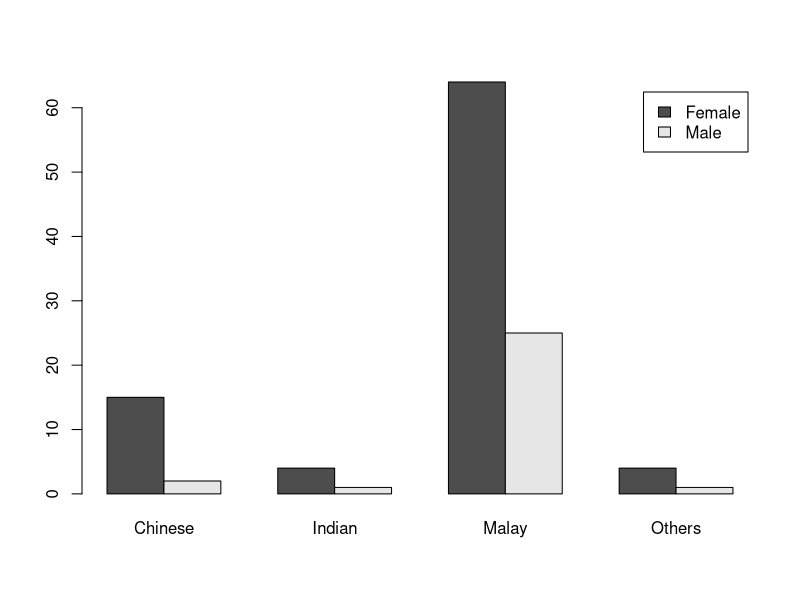
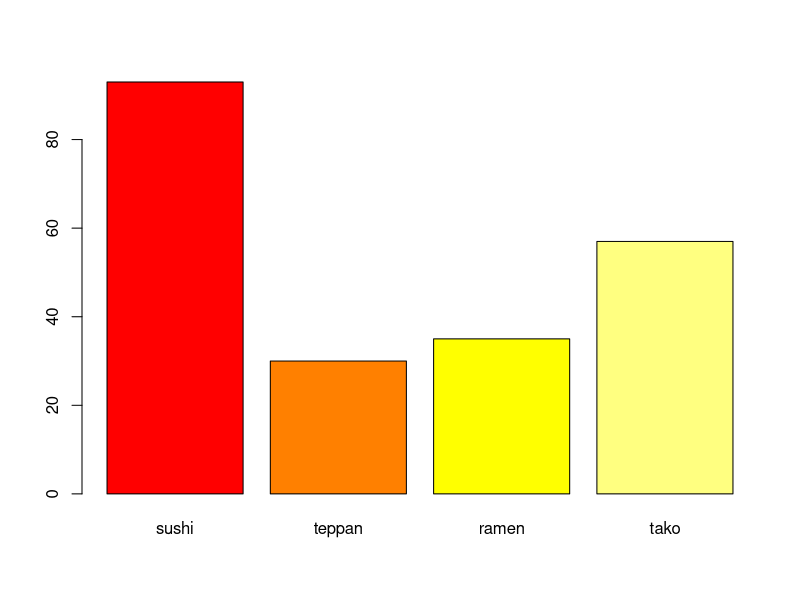
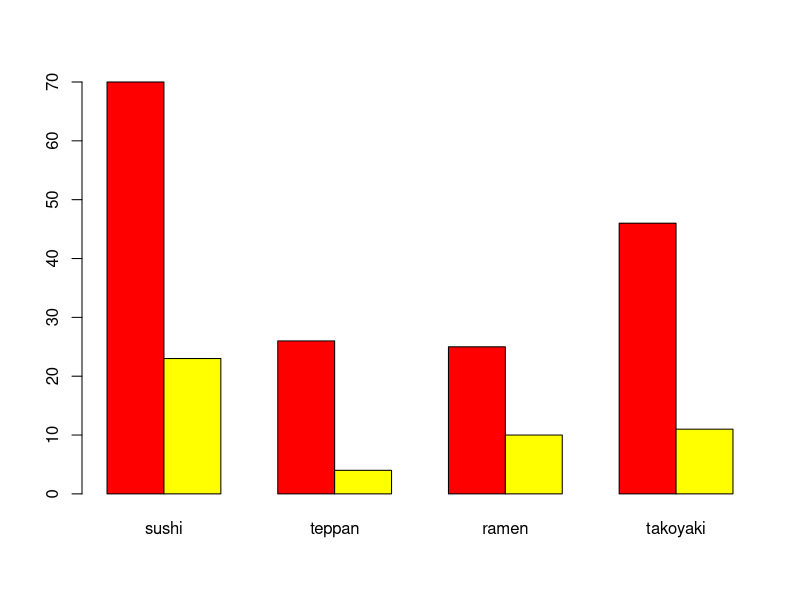
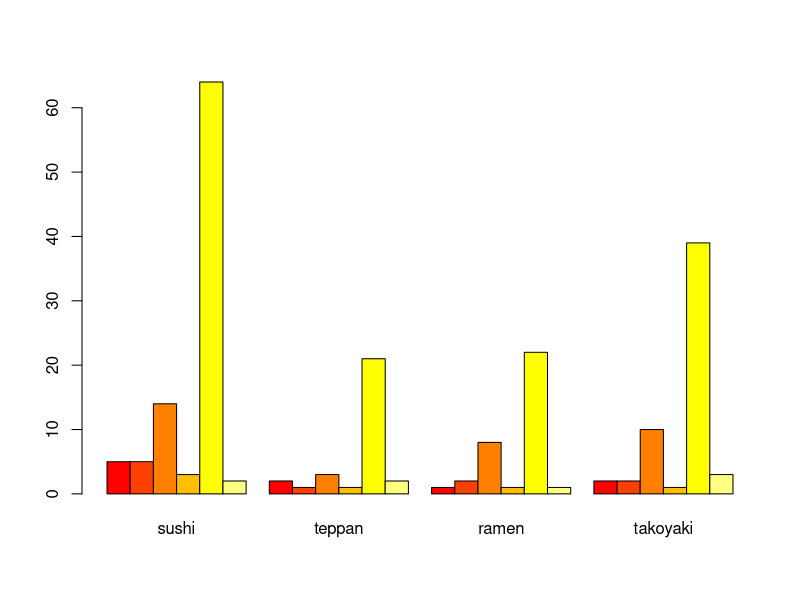
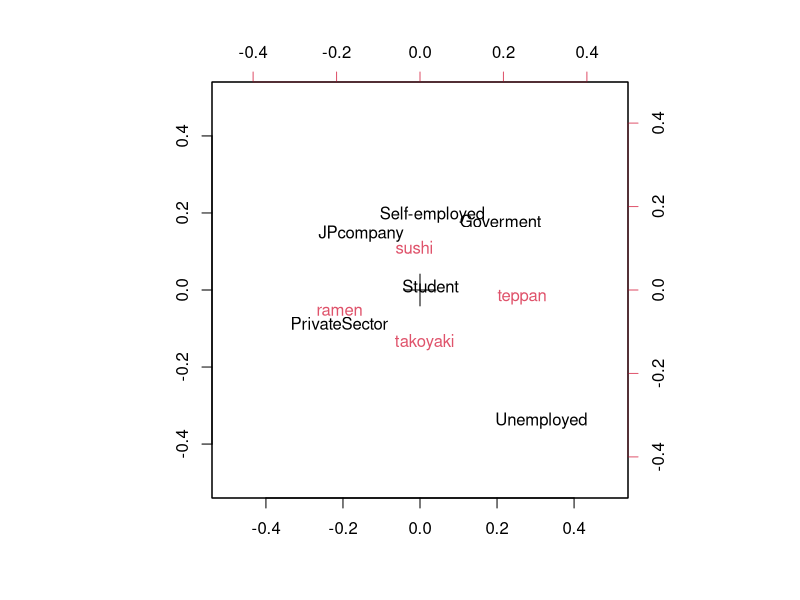

Write the R code that produced these figures, in order. (Note: this script raises an error after producing the figures.)
#
# Read data from CSV file
amano <- read.csv("amanodata.csv",header=T)

# Example for cross tab

gen_race <- table(amano$Gender, amano$Race)
gen_race

barplot(gen_race,beside=TRUE,legend=c("Female","Male"))

# Example of cross tab for multiple selection.
# In the sample data, Q4 is a multiple selection asking like
# "Where did you take JF?" and selections are "sushi","teppanyaki","ramen","takoyaki"

# count answers for "NO"
q4_no <- 1:4
q4_no[1] <- table(amano$sushi)[1]
q4_no[2] <- table(amano$teppanyaki)[1]
q4_no[3] <- table(amano$ramen)[1]
q4_no[4] <- table(amano$takoyaki)[1]
q4_no

# count answers for "YES"
q4_yes <- 1:4
q4_yes[1] <- table(amano$sushi)[2]
q4_yes[2] <- table(amano$teppanyaki)[2]
q4_yes[3] <- table(amano$ramen)[2]
q4_yes[4] <- table(amano$takoyaki)[2]
q4_yes

q4 <- matrix(1,nrow=4,ncol=2)
q4[,1] <- q4_no
q4[,2] <- q4_yes

colnames(q4) <- c("No","Yes")
rownames(q4) <- c("sushi","teppan","ramen","tako")
q4

# q4[,2] is the number for "Yes"
barplot(q4[,2],col=heat.colors(nrow(q4)))

#
# Chi square test 
chisq.test(q4[,2])

#
#  Cross table for Gender and Q4

q4_gen <- matrix(1:8,nrow=2,ncol=4)
q4_gen[,1] <- table(amano$Gender, amano$sushi)[,2]
q4_gen[,2] <- table(amano$Gender, amano$teppanyaki)[,2]
q4_gen[,3] <- table(amano$Gender, amano$ramen)[,2]
q4_gen[,4] <- table(amano$Gender, amano$takoyaki)[,2]


rownames(q4_gen) <- c("Female","Male")
colnames(q4_gen) <- c("sushi","teppan","ramen","takoyaki")
q4_gen

barplot(q4_gen, col=heat.colors(nrow(q4_gen)),beside=TRUE)
chisq.test(q4_gen)

#
#  Cross table for Occupatio<->Q4

q4_occ <- matrix(1:24,nrow=6,ncol=4)
q4_occ[,1] <- table(amano$n_occupation, amano$sushi)[,2]
q4_occ[,2] <- table(amano$n_occupation, amano$teppanyaki)[,2]
q4_occ[,3] <- table(amano$n_occupation, amano$ramen)[,2]
q4_occ[,4] <- table(amano$n_occupation, amano$takoyaki)[,2]

rownames(q4_occ) <- 
  c("Goverment","JPcompany","PrivateSector","Self-employed","Student","Unemployed")
colnames(q4_occ) <- c("sushi","teppan","ramen","takoyaki")

q4_occ
barplot(q4_occ, col=heat.colors(nrow(q4_occ)),  beside=TRUE)

chisq.test(q4_occ)

#
# q6 : I prefer consuming JP food to another food (answering in 1 to 5)

t.test(amano$q6)
amano$q6
# LM 

attach(amano)

res_lm <- lm(q6 ~ n_gender)
summary(res_lm)

res_lm <- lm(q6 ~ n_occupation)
summary(res_lm)

res_lm <- lm(q6 ~ n_occupation + sushi + teppanyaki + ramen + takoyaki)
summary(res_lm)

res_lm <- lm(q6 ~ n_q5 + n_occupation + sushi + teppanyaki + ramen + takoyaki)
summary(res_lm)

#
# q8 : I believe JP food is safety

t.test(q8)

res_lm <- lm(q8 ~ n_gender)
summary(res_lm)

res_lm <- lm(q8 ~ n_occupation)
summary(res_lm)

res_lm <- lm(q8 ~ sushi + teppanyaki + ramen + takoyaki)
summary(res_lm)

res_lm <- lm(q8 ~ n_q5 + sushi + teppanyaki + ramen + takoyaki)
summary(res_lm)

#
# Simple Correspondence analysis

library ( MASS )

corresp(q4_occ,nf=2)
biplot( corresp ( q4_occ, nf = 2 ), xlim=c(-0.5,0.5), ylim=c(-0.5,0.5))

# eigenvalue
corresp_q4_occ$cor
ev_corresp_q4_occ <- corresp_q4_occ$cor^2
contrib <- round( 100 * ev_corresp_q4_occ / sum(ev_corresp_q4_occ), 1 )
contrib

#
# Simple correspondece analysis for wage and q4

q4_wage <- matrix(1:16,nrow=4,ncol=4)
q4_wage[,1] <- table(n_wage,sushi)[,2]
q4_wage[,2] <- table(n_wage,teppanyaki)[,2]
q4_wage[,3] <- table(n_wage,ramen)[,2]
q4_wage[,4] <- table(n_wage,takoyaki)[,2]
rownames(q4_wage) <- c("below RM1500", "RM1500-2500", "RM2500-3500", "Above RM3500")
colnames(q4_wage) <- c("sushi","teppan","ramen","takoyaki")
q4_wage

biplot( corresp ( q4_wage, nf = 2 ))

##########################
# ANOVA
##########################

# q6 : I prefer consuming JF to another food product (1 to 5)
# OneWay ANOVA 

tapply (amano$q6, amano$Gender, mean)
anova(aov(amano$q6 ~ amano$Gender))

tapply (amano$q6, amano$Race, mean)
anova(aov(amano$q6 ~ amano$Race))

# q1 : Have you ever bought JF? (Yes or No)
tapply (amano$q6, amano$q1, mean)
anova(aov(amano$q6 ~ amano$q1))

# q8 : I believe JF is healthy (1 to 5)
tapply (amano$q8, amano$q1, mean)
anova(aov(amano$q8 ~ amano$q1))

tapply (amano$q8, amano$n_wage, mean)
anova(aov(amano$q8 ~ amano$n_wage))

# q9 : I believe JF is safe (1 to 5)
tapply (amano$q9, amano$q1, mean)
anova(aov(amano$q9 ~ amano$q1))

tapply (amano$q9, amano$n_wage, mean)
anova(aov(amano$q9 ~ amano$n_wage))

# TwoWay ANOVA
anova(aov(amano$q9 ~ amano$n_wage + amano$q8))
cor(amano$q8, amano$q9)
cor(amano$q9, amano$n_wage)
cor(amano$q8, amano$n_wage)

# q10 : I believe JF is expensive. (1 to 5)
anova(aov(amano$q10 ~ amano$n_wage + amano$q9))

# q12 : HALAL certification is important for JF. (1 to 5)
# ANOVA + TukeyHSD
tapply (amano$q12, amano$Race, mean)
anova(aov(amano$q12 ~ amano$Race))
TukeyHSD(aov(amano$q12 ~ amano$Race))

# Factor analysis for q6 to q12
# column number of q6 is 22
# col num of q12 is 28
#
# q6 : Preference of JR
# q7 : Preference of JF
# q8 : Healthiness
# q9 : Safety
# q10 : Expensiveness
# q11 : Favour
# q12 : HALAL

res_fa <- factanal(amano[,22:28],factors=2)
res_fa

res_fa <- factanal(amano[,22:27],factors=2)
res_fa

res_fa <- factanal(amano[,22:27],factors=2,rotation="varimax")
res_fa

res_fa <- factanal(amano[,22:27],factors=2,rotation="promax")
res_fa

par(mfrow = c(1, 2))
barplot(res_fa$loadings[,1],main="Factor 1",ylim=c(0,1))
barplot(res_fa$loadings[,2],main="Factor 2",ylim=c(0,1))

par(mfrow = c(1, 1))

fix(res_fa)

#
# Principal component analysis
# Use prcomp. princomp is not good in some cases.

res_pr <- prcomp(amano[,22:27],scale=T)
res_pr
summary(res_pr)
biplot(res_pr,xlim=c(-0.2,0.2),ylim=c(-0.2,0.2))

fix(res_pr)

#
# Cluster analysis

# q5 : Visit to Japan,  amano[,21]
# q6 : Preference of JR
# q7 : Preference of JF
# q8 : Healthiness
# q9 : Safty
# q10 : Expensiveness
# q11 : Favour
# q12 : HALAL

############################
## CLUSTER ANALYSIS 
########################
amano_dist <- dist(amano[,21:28])
amano_hc <- hclust(amano_dist)
plot(amano_hc,hang=-1)


amano_clust <- cutree(amano_hc,k=4)
amano_clust
table(amano_clust)

# Scaling and clustering 
amano_scale <- scale(amano[,21:28])
amano_scale_d <- dist(amano_scale)
amano_scale_hc <- hclust(amano_scale_d)
plot(amano_scale_hc,hang=-1)

amano_cluster <- cutree(amano_scale_hc,k=4)
table(amano_cluster)

# Discuss about the charecteritic of each cluster
os <- cbind(amano[,21:28],amano_cluster)
head(os)

by(os[,1:8],os[,9],mean)
table(os[,9])


#
# If "by" function faied, use this for calculation of mean in each cluster
mean_clust <- matrix(1,nrow=4,ncol=8)
for(i in 1:8){mean_clust[,i] <- tapply(os[,i],os[,9],mean)}
rownames(mean_clust) <- c("Group 1", "Group 2", "Group 3", "Group 4")
colnames(mean_clust) <- c("q5", "q6", "q7", "q8", "q9", "q10", "q11", "q12")
mean_clust

par(mfrow=c(1,4))
for(i in 1:4){barplot(mean_clust[i,2:8]-3,main=i)}
par(mfrow=c(1,1))
